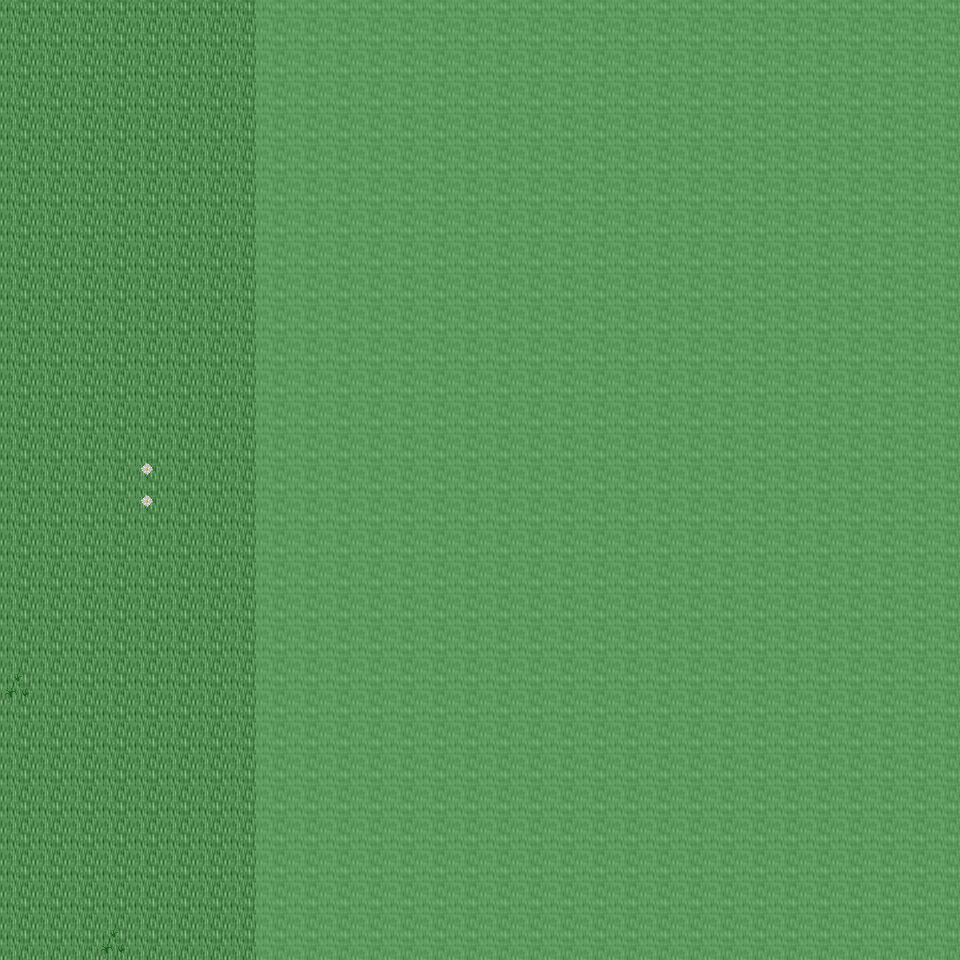

A level layout from a 2D game, rendered from its tile map. Below: a short description, then the map file with tile-grid data replaced by summaries:
An orthogonal 30x30 tile map with 32x32 px tiles, 6 tile layers (Ground, Object, Object2, Above, ...), 17 tilesets and 3 objects (3x mapchange).

<map version="1.0" orientation="orthogonal" renderorder="right-down" width="30" height="30" tilewidth="32" tileheight="32" nextobjectid="4">
  <tileset firstgid="1" name="tileset_ground_ground" tilewidth="32" tileheight="32" tilecount="33" columns="3">
    <image source="../drawable/tileset_ground_ground.png" width="96" height="352" />
  </tileset>
  <tileset firstgid="34" name="tileset_ground_ridge_earth_dark" tilewidth="32" tileheight="32" tilecount="96" columns="12">
    <image source="../drawable/tileset_ground_ridge_earth_dark.png" width="384" height="256" />
  </tileset>
  <tileset firstgid="130" name="tileset_ground_rock_pebbles" tilewidth="32" tileheight="32" tilecount="3" columns="1">
    <image source="../drawable/tileset_ground_rock_pebbles.png" width="32" height="96" />
  </tileset>
  <tileset firstgid="133" name="tileset_ground_earth_edges" tilewidth="32" tileheight="32" tilecount="18" columns="6">
    <image source="../drawable/tileset_ground_earth_edges.png" width="192" height="96" />
  </tileset>
  <tileset firstgid="151" name="tileset_plant_leaves" tilewidth="32" tileheight="32" tilecount="8" columns="4">
    <image source="../drawable/tileset_plant_leaves.png" width="128" height="64" />
  </tileset>
  <tileset firstgid="159" name="tileset_plant_flower_daisy_yellow" tilewidth="32" tileheight="32" tilecount="8" columns="2">
    <image source="../drawable/tileset_plant_flower_daisy_yellow.png" width="64" height="128" />
  </tileset>
  <tileset firstgid="167" name="tileset_plant_grasses" tilewidth="32" tileheight="32" tilecount="6" columns="3">
    <image source="../drawable/tileset_plant_grasses.png" width="96" height="64" />
  </tileset>
  <tileset firstgid="173" name="tileset_ground_cobbled_paving" tilewidth="32" tileheight="32" tilecount="1" columns="1">
    <image source="../drawable/tileset_ground_cobbled_paving.png" width="32" height="32" />
  </tileset>
  <tileset firstgid="174" name="tileset_plant_flower_daisy_white" tilewidth="32" tileheight="32" tilecount="8" columns="2">
    <image source="../drawable/tileset_plant_flower_daisy_white.png" width="64" height="128" />
  </tileset>
  <tileset firstgid="182" name="tileset_plant_flower_daisy_red" tilewidth="32" tileheight="32" tilecount="8" columns="2">
    <image source="../drawable/tileset_plant_flower_daisy_red.png" width="64" height="128" />
  </tileset>
  <tileset firstgid="190" name="tileset_logic_collision" tilewidth="32" tileheight="32" tilecount="1" columns="1">
    <image source="../drawable/tileset_logic_collision.png" width="32" height="32" />
  </tileset>
  <tileset firstgid="191" name="tileset_object_tan_tent" tilewidth="32" tileheight="32" tilecount="25" columns="5">
    <image source="../drawable/tileset_object_tan_tent.png" width="160" height="160" />
  </tileset>
  <tileset firstgid="216" name="tileset_item_campfires" tilewidth="32" tileheight="32" tilecount="2" columns="2">
    <image source="../drawable/tileset_item_campfires.png" width="64" height="32" />
  </tileset>
  <tileset firstgid="218" name="tileset_plant_tree_dead_tree_4" tilewidth="32" tileheight="32" tilecount="20" columns="4">
    <image source="../drawable/tileset_plant_tree_dead_tree_4.png" width="128" height="160" />
  </tileset>
  <tileset firstgid="238" name="tileset_plant_tree_fall_trees" tilewidth="32" tileheight="32" tilecount="40" columns="8">
    <image source="../drawable/tileset_plant_tree_fall_trees.png" width="256" height="160" />
  </tileset>
  <tileset firstgid="278" name="tileset_object_well_hoist" tilewidth="32" tileheight="32" tilecount="9" columns="3">
    <image source="../drawable/tileset_object_well_hoist.png" width="96" height="96" />
  </tileset>
  <tileset firstgid="287" name="tileset_ground_grass_edges" tilewidth="32" tileheight="32" tilecount="36" columns="12">
    <image source="../drawable/tileset_ground_grass_edges.png" width="384" height="96" />
  </tileset>
  <layer name="Ground" width="30" height="30">
    <data>[900 cells, 900 non-empty, 4 distinct tile ids]</data>
  </layer>
  <layer name="Object" width="30" height="30">
    <data>[900 cells, 79 non-empty, 13 distinct tile ids]</data>
  </layer>
  <layer name="Object2" width="30" height="30">
    <data>[900 cells, 1 non-empty, 1 distinct tile ids]</data>
  </layer>
  <layer name="Above" width="30" height="30">
    <data>[900 cells, 0 non-empty, 0 distinct tile ids]</data>
  </layer>
  <layer name="Above2" width="30" height="30">
    <data>[900 cells, 0 non-empty, 0 distinct tile ids]</data>
  </layer>
  <layer name="Walkable" width="30" height="30">
    <data>[900 cells, 660 non-empty, 1 distinct tile ids]</data>
  </layer>
  <objectgroup name="MapEvents">
    <object id="1" name="north" type="mapchange" x="0" y="0" width="256" height="32">
      <properties>
        <property name="map" value="0_ados_mountain_n2_w2_x3_y1" />
        <property name="place" value="south" />
      </properties>
    </object>
    <object id="2" name="south" type="mapchange" x="0" y="928" width="256" height="32">
      <properties>
        <property name="map" value="0_ados_mountain_n2_w2_x3_y3" />
        <property name="place" value="north" />
      </properties>
    </object>
    <object id="3" name="west" type="mapchange" x="0" y="0" width="32" height="960">
      <properties>
        <property name="map" value="0_ados_mountain_n2_w2_x2_y2" />
        <property name="place" value="east" />
      </properties>
    </object>
  </objectgroup>
</map>
